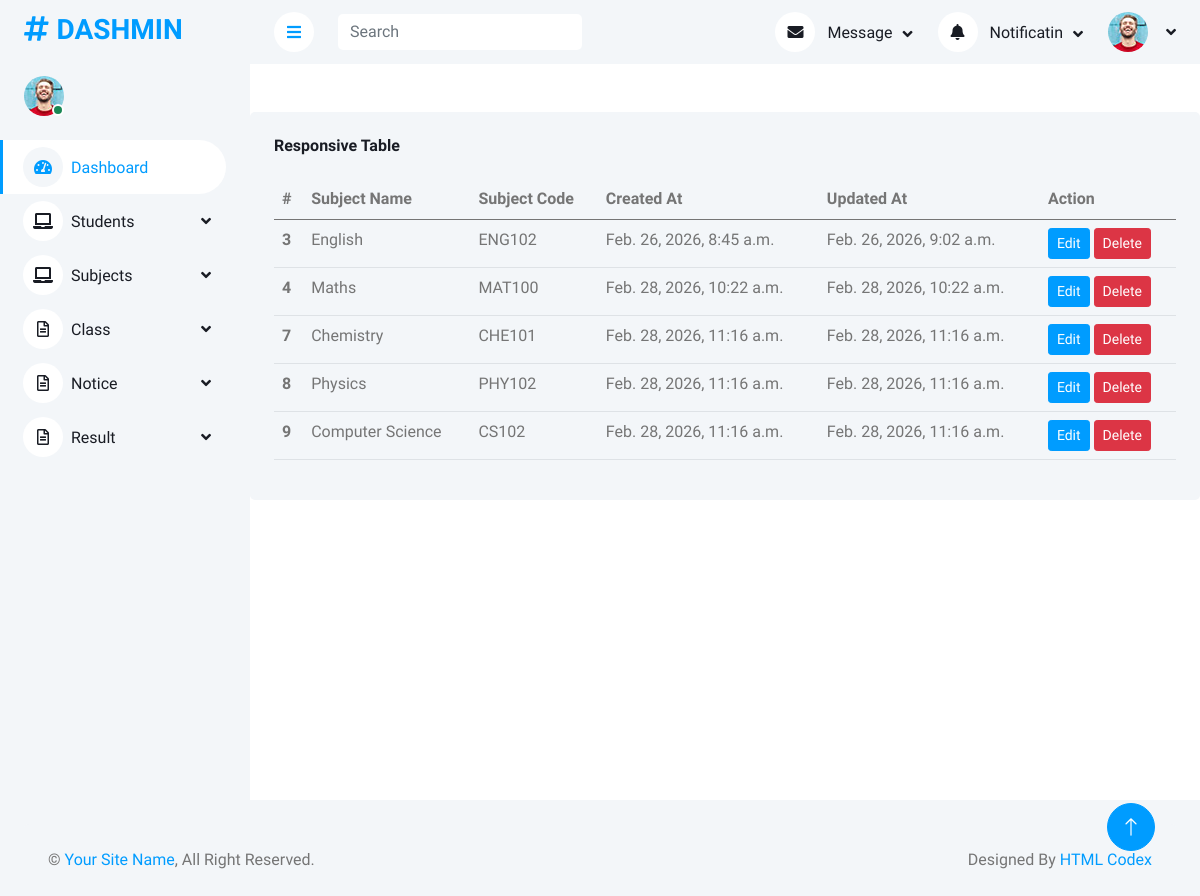
The page /manage/manage_subject/ on the database its author committed.
### AdminApp/models.py (models this page shows, shortened)
class SubjectDb(models.Model):
    Subject_Name=models.CharField(max_length=100,null=True,blank=True)
    Subject_Code=models.CharField(max_length=100,null=True,blank=True)
    Created_At=models.DateTimeField(auto_now_add=True)
    Updated_At=models.DateTimeField(auto_now=True)

### AdminApp/views.py (the view)
# urls.py: path('manage_subject/',views.manage_subject,name='manage_subject'),
def manage_subject(request):
    data=SubjectDb.objects.all()
    return render(request,'Manage_Subject.html',{'data':data})

### AdminApp/templates/Manage_Subject.html (shortened to what this page needs)
<!DOCTYPE html>
{% extends 'Dashboard.html' %}
{% block content %}
<html lang="en">
<head>
</head>
<body>
    <div class="col-12 mt-5">
        <div class="bg-light rounded h-100 p-4">
            <h6 class="mb-4">Responsive Table</h6>
            <div class="table-responsive">
                <table class="table">
                    <thead>
                        <tr>
                            <th scope="col">#</th>
                            <th scope="col"> Subject Name</th>
                            <th scope="col">Subject Code</th>
                            <th scope="col">Created At</th>
                            <th scope="col">Updated At</th>
                            <th scope="col">Action</th>
                        </tr>
                    </thead>
                    <tbody>
                        {% for sub in data %}
                        <tr>
                            <th scope="row">{{ sub.id }}</th>
                            <td>{{ sub.Subject_Name }}</td>
                            <td>{{ sub.Subject_Code }}</td>
                            <td>{{ sub.Created_At }}</td>
                            <td>{{ sub.Updated_At }}</td>
                            <td>
                                <a href="{% url 'edit_subject' sub.id %}" class="btn btn-sm btn-primary">Edit</a>
                                <a href="{% url 'delete_subject' sub.id%}" class="btn btn-sm btn-danger">Delete</a>
                            </td>
                        </tr>
                        {% endfor%}
                    </tbody>
                </table>
            </div>
        </div>
    </div>
</body>
</html>
{% endblock %}

### AdminApp/static/assets/css/style.css (style rules this page uses)
:root { --primary: #009CFF; --light: #F3F6F9; --dark: #191C24; }
.btn { transition: .5s; }
.btn.btn-primary { color: #FFFFFF; }

### rows shown on the page
SubjectDb: id "3", Subject_Name "English", Subject_Code "ENG102", Created_At "Feb. 26, 2026, 8:45 a.m.", Updated_At "Feb. 26, 2026, 9:02 a.m."
SubjectDb: id "4", Subject_Name "Maths", Subject_Code "MAT100", Created_At "Feb. 28, 2026, 10:22 a.m.", Updated_At "Feb. 28, 2026, 10:22 a.m."
SubjectDb: id "7", Subject_Name "Chemistry", Subject_Code "CHE101", Created_At "Feb. 28, 2026, 11:16 a.m.", Updated_At "Feb. 28, 2026, 11:16 a.m."
SubjectDb: id "8", Subject_Name "Physics", Subject_Code "PHY102", Created_At "Feb. 28, 2026, 11:16 a.m.", Updated_At "Feb. 28, 2026, 11:16 a.m."
SubjectDb: id "9", Subject_Name "Computer Science", Subject_Code "CS102", Created_At "Feb. 28, 2026, 11:16 a.m.", Updated_At "Feb. 28, 2026, 11:16 a.m."
